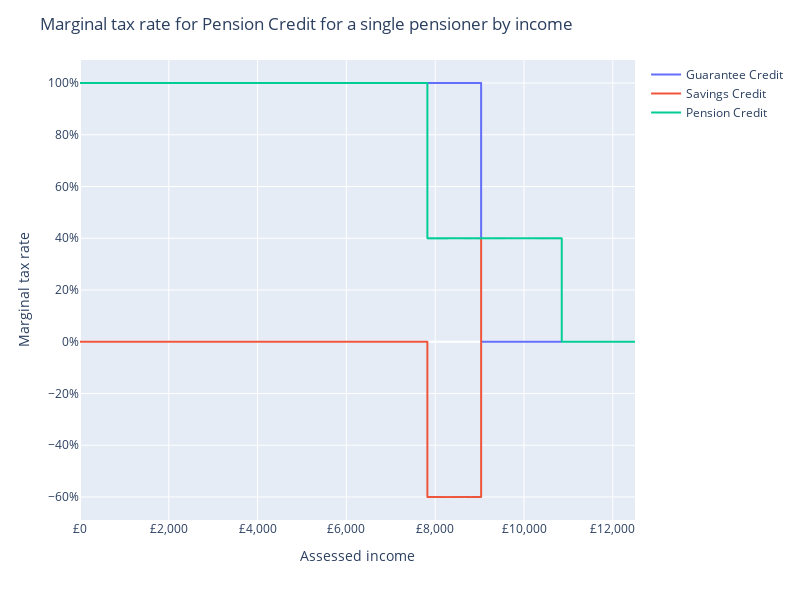

The cell this chart's notebook holds for it:
### Markdown cell above
We can also visualise the marginal tax rate imposed by Pension Credit. Guarantee Credit has a single 100% marginal tax rate: every pound a pensioner gains in income, they lose from their Guarantee Credit entitlement. Savings Credit has a negative (-60%) MTR initially, rewarding each marginal pound with a 60p bonus. After the Minimum Guarantee is reached, this changes to a phase-out, withdrawing 40p for every additional pound of income. This results in the following marginal tax rate schedule: 100% up to the Savings Credit threshold, then 40% up to the Minimum Guarantee and continuing until Savings Credit is reduced to nil.

### Code cell
mtr_df = pd.DataFrame(
    {
        "Assessed income": sim.calc("pension_credit_income")[0],
        "Guarantee Credit": -sim.deriv(
            "guarantee_credit", wrt="pension_credit_income"
        ),
        "Savings Credit": -sim.deriv(
            "savings_credit", wrt="pension_credit_income"
        ),
        "Pension Credit": -sim.deriv(
            "pension_credit", wrt="pension_credit_income"
        ),
    }
)

px.line(
    mtr_df,
    y=["Guarantee Credit", "Savings Credit", "Pension Credit"],
    x="Assessed income",
).update_layout(
    title="Marginal tax rate for Pension Credit for a single pensioner by income",
    yaxis_tickformat=".0%",
    xaxis_tickformat=",",
    xaxis_tickprefix="£",
    yaxis_title="Marginal tax rate",
    height=600,
    width=800,
    legend_title="",
)

### Figure 1 — Plotly figure (JSON) as saved in the notebook; plotly's stock layout.template omitted (floating-point values rounded to 4 significant figures; data arrays with more than 128 entries replaced by an {"elided": "..."} marker saying what was removed)
{"data": [{"hovertemplate": "variable=Guarantee Credit<br>Assessed income=%{x}<br>value=%{y}<extra></extra>", "legendgroup": "Guarantee Credit", "line": {"color": "#636efa", "dash": "solid"}, "marker": {"symbol": "circle"}, "mode": "lines", "name": "Guarantee Credit", "showlegend": true, "type": "scattergl", "x": {"elided": "12501 int values"}, "xaxis": "x", "y": {"elided": "12501 int values"}, "yaxis": "y"}, {"hovertemplate": "variable=Savings Credit<br>Assessed income=%{x}<br>value=%{y}<extra></extra>", "legendgroup": "Savings Credit", "line": {"color": "#EF553B", "dash": "solid"}, "marker": {"symbol": "circle"}, "mode": "lines", "name": "Savings Credit", "showlegend": true, "type": "scattergl", "x": {"elided": "12501 int values"}, "xaxis": "x", "y": {"elided": "12501 float values"}, "yaxis": "y"}, {"hovertemplate": "variable=Pension Credit<br>Assessed income=%{x}<br>value=%{y}<extra></extra>", "legendgroup": "Pension Credit", "line": {"color": "#00cc96", "dash": "solid"}, "marker": {"symbol": "circle"}, "mode": "lines", "name": "Pension Credit", "showlegend": true, "type": "scattergl", "x": {"elided": "12501 int values"}, "xaxis": "x", "y": {"elided": "12501 float values"}, "yaxis": "y"}], "layout": {"height": 600, "legend": {"title": {"text": ""}, "tracegroupgap": 0}, "margin": {"t": 60}, "title": {"text": "Marginal tax rate for Pension Credit for a single pensioner by income"}, "width": 800, "xaxis": {"anchor": "y", "autorange": true, "domain": [0, 1], "range": [0, 12500], "tickformat": ",", "tickprefix": "£", "title": {"text": "Assessed income"}, "type": "linear"}, "yaxis": {"anchor": "x", "autorange": true, "domain": [0, 1], "range": [-0.6889, 1.089], "tickformat": ".0%", "title": {"text": "Marginal tax rate"}, "type": "linear"}}}
